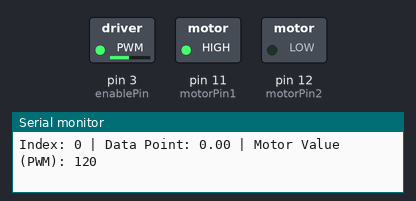
Bench run of a sketch on a simulated Arduino Uno, built with avr-gcc and run on an emulated ATmega328P. Parts: switched loads named in the sketch (green lamp = pin HIGH), the last lines printed to the serial monitor.

Above: at 0.05 s.
At 1.75 s:
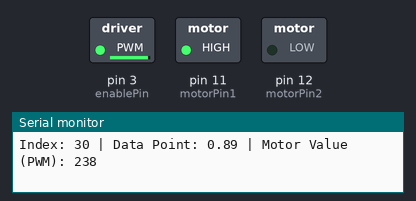
At 3.5 s:
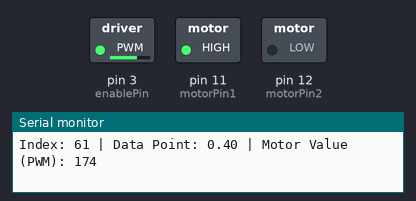
Timing chart, 0 to 7.4 s (numbered marks = the images above):
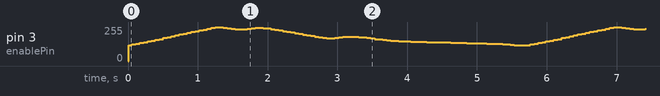

Measured:
- by itself, pin 3 (enablePin): moves between 120/255 and 255/255, repeating every 5.7 s

The sketch:

MiniSubmersiblePump_pulsatile.ino
```cpp
const int motorPin1 = 11; // IN1 pin on L298N
const int motorPin2 = 12; // IN2 pin on L298N
const int enablePin = 3;  // ENA pin on L298N (PWM)
const int triggerPin = 5; // TRIG OUT pin


const float dataPoints[100] = {
  0.00000000, 0.00959425, 0.04325340, 0.08320370, 0.12305058, 0.16689100,
  0.21224515, 0.25243447, 0.29386312, 0.34349087, 0.40276115, 0.44804812,
  0.49889168, 0.54689571, 0.59802857, 0.64977649, 0.69115354, 0.73090045,
  0.77653285, 0.82333678, 0.86631539, 0.90984048, 0.95181900, 0.98715184,
  1.00000000, 0.97838195, 0.93873814, 0.90221127, 0.87583676, 0.87044886,
  0.88508645, 0.91112679, 0.93550286, 0.95165308, 0.95787179, 0.94813071,
  0.92584312, 0.89507430, 0.86174358, 0.81937268, 0.78077590, 0.74400614,
  0.70565190, 0.66783444, 0.62858114, 0.58857778, 0.55226616, 0.51531591,
  0.47785930, 0.43816719, 0.40406228, 0.38760960, 0.39431796, 0.41746276,
  0.44751723, 0.46559667, 0.47358435, 0.47260245, 0.46375366, 0.45045704,
  0.43109078, 0.40472792, 0.38055057, 0.34932716, 0.32187897, 0.29405196,
  0.27071667, 0.25113710, 0.23461623, 0.22127095, 0.21078955, 0.20197388,
  0.19581752, 0.19090801, 0.18669402, 0.18208844, 0.17935460, 0.17575190,
  0.17096963, 0.16640834, 0.15827345, 0.15235088, 0.14617893, 0.14063280,
  0.13260701, 0.12596425, 0.11998972, 0.11356386, 0.10744646, 0.10110502,
  0.09455901, 0.08684408, 0.07899277, 0.07094664, 0.06157572, 0.05004229,
  0.03646322, 0.02138403, 0.00627969, 0.00000000
};

int index = 0; // Index to track the current data point
unsigned long previousMillis = 0; // Store the last time the data point was updated
const unsigned long interval = 10; // Interval between data points in milliseconds
const int triggerIndex = 50; // Index where trigger is fired


void setup() {
  // put your setup code here, to run once:
  Serial.begin(9600);
  pinMode(motorPin1, OUTPUT);
  pinMode(motorPin2, OUTPUT);
  pinMode(enablePin, OUTPUT);

  // Set initial motor direction
  digitalWrite(motorPin1, HIGH);
  digitalWrite(motorPin2, LOW);
}

void loop() {
  // put your main code here, to run repeatedly:
  unsigned long currentMillis = millis();
  if (currentMillis - previousMillis >= interval) {
    // Save the last time the data point was updated
    previousMillis = currentMillis;

    // Get the current data point value and map it to the PWM range
    int motorValue = map(dataPoints[index] * 100, 0, 100, 120, 255); // Adjust scale if needed

    // Write the motor value to the enable pin (PWM control)
    analogWrite(enablePin, motorValue);

    // Serial output for debugging
    Serial.print("Index: ");
    Serial.print(index);
    Serial.print(" | Data Point: ");
    Serial.print(dataPoints[index]);
    Serial.print(" | Motor Value (PWM): ");
    Serial.println(motorValue);

    // Fire trigger (ideally this should be in a function)
    if (index == triggerIndex) {
      digitalWrite(triggerPin, HIGH);
    }
    else {
      digitalWrite(triggerPin, LOW);
    }


    // Move to the next data point
    index++;
    if (index >= 100) {
      index = 0; // Reset index to loop through the data points again
    }

  }
}
```
